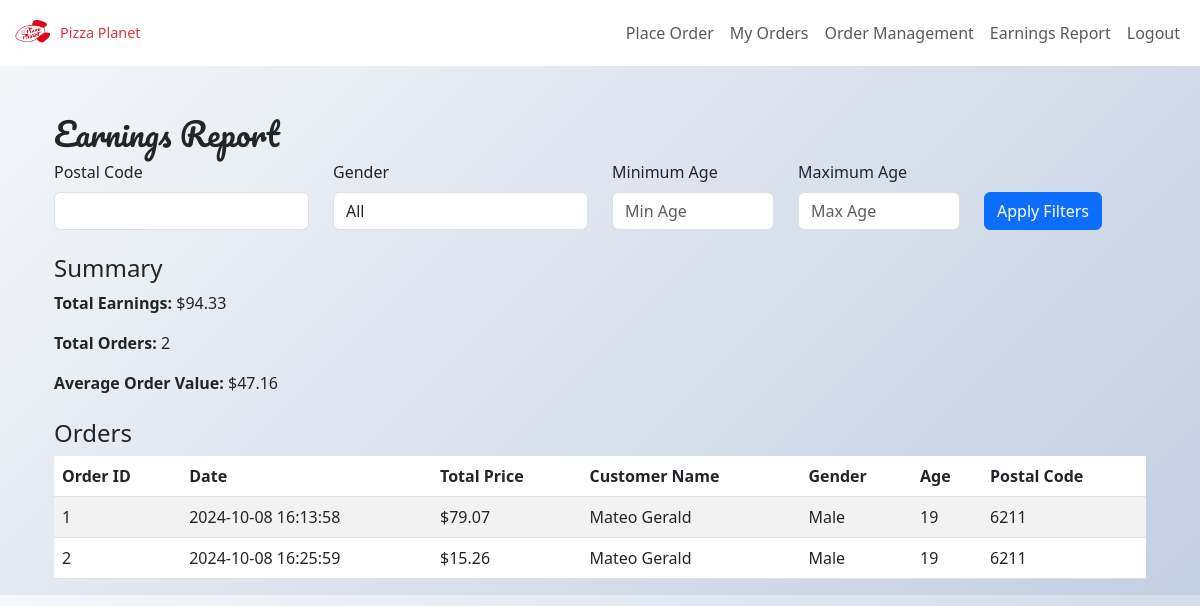
The app's page /earnings_report (signed in) with its own data.
### models.py (models this page shows, shortened)
class Order(db.Model):
    __tablename__ = 'Order'
    id = Column(Integer, primary_key=True, autoincrement=True)
    customer_id = Column(Integer, ForeignKey('Customer.id'), nullable=False)
    order_date = Column(DateTime, default=datetime.now, nullable=False)
    delivery_time = Column(DateTime)
    total_price = Column(DECIMAL(10, 2), nullable=False)
    discount_percentage = Column(DECIMAL(5, 2), default=Decimal('0.00'))
    status = Column(Enum(OrderStatusEnum), nullable=False, default=OrderStatusEnum.Pending)
    is_cancelled = Column(Boolean, default=False)
    cancellation_time = Column(DateTime)
    customer = relationship('Customer', back_populates='orders')
    order_items = relationship('OrderItem', back_populates='order', cascade='all, delete-orphan')
    delivery = relationship('Delivery', back_populates='order', uselist=False)
    status_history = relationship('OrderStatusHistory', back_populates='order')

class Customer(UserMixin, db.Model):  # Inherit from UserMixin
    __tablename__ = 'Customer'
    id = Column(Integer, primary_key=True, autoincrement=True)
    name = Column(String(50), nullable=False)
    gender = Column(Enum(GenderEnum), nullable=False)
    birthdate = Column(Date, nullable=False)
    phone = Column(String(15), nullable=False)
    address = Column(Text, nullable=False)
    postal_code = Column(String(10), nullable=False)
    email = Column(String(100), unique=True, nullable=False)
    password = Column(String(255), nullable=False)  # Store hashed passwords
    total_pizzas_ordered = Column(Integer, default=0)
    birthday_pizza_claimed = Column(Boolean, default=False)
    is_admin = Column(Boolean, default=False)
    orders = relationship('Order', back_populates='customer')
    discount_code_usages = relationship('DiscountCodeUsage', back_populates='customer')

### routes.py (the view)
    @app.route('/earnings_report', methods=['GET', 'POST'])
    @login_required
    def earnings_report():
        from setup.extensions import db
        from datetime import datetime, date, timedelta
        from decimal import Decimal
        if not current_user.is_admin:
            flash('You do not have permission to access this page.', 'danger')
            return redirect(url_for('order'))
        form = EarningsReportFilterForm(request.args)
        filters = []
        if form.validate():
            if form.postal_code.data:
                filters.append(Customer.postal_code == form.postal_code.data)
            if form.gender.data:
                filters.append(Customer.gender == form.gender.data)
            today = date.today()
            if form.min_age.data is not None:
                try:
                    max_birthdate = date(today.year - form.min_age.data, today.month, today.day)
                    filters.append(Customer.birthdate <= max_birthdate)
                except ValueError as e:
                    flash(f'Invalid minimum age input: {e}', 'danger')
            if form.max_age.data is not None:
                try:
                    min_birthdate = date(today.year - form.max_age.data - 1, today.month, today.day) + timedelta(days=1)
                    filters.append(Customer.birthdate >= min_birthdate)
                except ValueError as e:
                    flash(f'Invalid maximum age input: {e}', 'danger')
        else:
            if request.args:
                flash('Invalid filter inputs.', 'warning')
                app.logger.warning(f"EarningsReportFilterForm validation errors: {form.errors}")
        query = db.session.query(
            Order.id.label('order_id'),
            Order.order_date,
            Order.total_price,
            Customer.name.label('customer_name'),
            Customer.gender,
            Customer.birthdate,
            Customer.postal_code
        ).join(Customer)
        if filters:
            query = query.filter(*filters)
        orders = query.all()
        total_earnings = sum(order.total_price for order in orders) or Decimal('0.00')
        total_orders = len(orders)
        average_order_value = (total_earnings / total_orders) if total_orders > 0 else Decimal('0.00')
        return render_template('earnings_report.html', form=form, orders=orders,
                               total_earnings=total_earnings,
                               total_orders=total_orders,
                               average_order_value=average_order_value,
                               date=date)  # Pass 'date' to the template

### forms.py
class EarningsReportFilterForm(FlaskForm):
    class Meta:
        csrf = False
    postal_code = StringField('Postal Code', validators=[Optional()])
    gender = SelectField('Gender', choices=[
        ('', 'All'),
        ('Male', 'Male'),
        ('Female', 'Female'),
        ('Other', 'Other')
    ], validators=[Optional()])
    min_age = IntegerField('Minimum Age', validators=[Optional(), NumberRange(min=0)])
    max_age = IntegerField('Maximum Age', validators=[Optional(), NumberRange(min=0)])
    submit = SubmitField('Apply Filters')

### app.py (called while the page is built)
@login_manager.user_loader
def load_user(user_id):
    return db.session.get(Customer, int(user_id))

### templates/earnings_report.html
{% extends 'base.html' %}
{% block content %}
<div class="container mt-5">
    <h2>Earnings Report</h2>
    <form method="get" action="{{ url_for('earnings_report') }}" class="mb-4">
        <div class="row">
            <div class="col-md-3">
                {{ form.postal_code.label(class="form-label") }}
                {{ form.postal_code(class="form-control") }}
            </div>
            <div class="col-md-3">
                {{ form.gender.label(class="form-label") }}
                {{ form.gender(class="form-control") }}
            </div>
            <div class="col-md-2">
                {{ form.min_age.label(class="form-label") }}
                {{ form.min_age(class="form-control", placeholder="Min Age") }}
            </div>
            <div class="col-md-2">
                {{ form.max_age.label(class="form-label") }}
                {{ form.max_age(class="form-control", placeholder="Max Age") }}
            </div>
            <div class="col-md-2 align-self-end">
                {{ form.submit(class="btn btn-primary") }}
            </div>
        </div>
    </form>
    <h4>Summary</h4>
    <p><strong>Total Earnings:</strong> ${{ total_earnings | round(2) }}</p>
    <p><strong>Total Orders:</strong> {{ total_orders }}</p>
    <p><strong>Average Order Value:</strong> ${{ average_order_value | round(2) }}</p>
    <h4 class="mt-4">Orders</h4>
    <table class="table table-striped">
        <thead>
            <tr>
                <th>Order ID</th>
                <th>Date</th>
                <th>Total Price</th>
                <th>Customer Name</th>
                <th>Gender</th>
                <th>Age</th>
                <th>Postal Code</th>
            </tr>
        </thead>
        <tbody>
            {% for order in orders %}
            <tr>
                <td>{{ order.order_id }}</td>
                <td>{{ order.order_date.strftime('%Y-%m-%d %H:%M:%S') }}</td>
                <td>${{ order.total_price | round(2) }}</td>
                <td>{{ order.customer_name }}</td>
                <td>{{ order.gender.value }}</td>
                <td>{{ ((date.today() - order.birthdate).days) // 365 }}</td>
                <td>{{ order.postal_code }}</td>
            </tr>
            {% endfor %}
        </tbody>
    </table>
</div>
{% endblock %}

### static/css/styles.css (style rules this page uses)
body { font-family: 'Roboto', sans-serif; background-color: #f8f9fa; }
.btn-primary { background-color: #c82333; border-color: #c82333; color: white; transition: background-color 0.3s, transform 0.3s; }
body { background: linear-gradient(135deg, #f5f7fa 0%, #c3cfe2 100%); }
.form-control, .form-select { border-radius: 10px; padding: 20px; height: auto; }
.form-control::placeholder, .form-select::placeholder { color: transparent; }
.btn-primary { background-color: #c82333; border-color: #c82333; border-radius: 50px; transition: background-color 0.3s, transform 0.3s; }
h2 { font-family: 'Pacifico', cursive; color: #c82333; }

### records on screen
Order: order_id "1", order_date "2024-10-08 16:13:58", total_price "79.07", customer_name "Mateo Gerald", gender.value "Male", postal_code "6211"
Order: order_id "2", order_date "2024-10-08 16:25:59", total_price "15.26", customer_name "Mateo Gerald", gender.value "Male", postal_code "6211"

### other values on screen
{{ total_earnings | round(2) }} "94.33"
{{ total_orders }} "2"
{{ average_order_value | round(2) }} "47.16"
